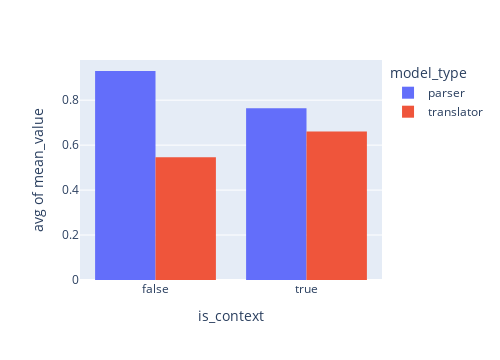

The code cell stored with this chart in its notebook:
### Code cell
import matplotlib.pyplot as plt
import numpy as np
import pandas as pd

# calculating a new column: mean value for every row 

for index, row in df_conditions.iterrows():
    metrics = ['intent_correct', 'cpc_name_correct','spc_length_correct', 'is_isomorphic', 'is_matched']
    values = []
    for m in metrics:
        if pd.isna(row[m]):
            values.append(False)
        else:
            values.append(row[m])
    mean_value = values.count(True)/len(values)
    df_conditions.at[index, "mean_value"] = mean_value

    # combining the model-type and context into one field 
    if row['is_context']:
        df_conditions.at[index, "model_condition"] = f"{row['model_type']} w/context"
    else:
        df_conditions.at[index, "model_condition"] = f"{row['model_type']}"


import plotly.express as px
# fig = px.histogram(df_conditions, x="spc_novelty", y="mean_value",
#              color='model_condition', barmode='group',
#              histfunc='avg',
#              height=400)

# fig.show()

fig = px.histogram(df_conditions, x="is_context", y="mean_value",
             color='model_type', barmode='group',
             histfunc='avg', width = 500)

fig.show()

### Figure 1 — Plotly figure (JSON) as saved in the notebook; plotly's stock layout.template omitted (floating-point values rounded to 4 significant figures; data arrays with more than 128 entries replaced by an {"elided": "..."} marker saying what was removed)
{"data": [{"alignmentgroup": "True", "bingroup": "x", "histfunc": "avg", "hovertemplate": "model_type=parser<br>is_context=%{x}<br>avg of mean_value=%{y}<extra></extra>", "legendgroup": "parser", "marker": {"color": "#636efa", "pattern": {"shape": ""}}, "name": "parser", "offsetgroup": "parser", "orientation": "v", "showlegend": true, "type": "histogram", "x": {"elided": "9012 bool values"}, "xaxis": "x", "y": {"elided": "9012 float values"}, "yaxis": "y"}, {"alignmentgroup": "True", "bingroup": "x", "histfunc": "avg", "hovertemplate": "model_type=translator<br>is_context=%{x}<br>avg of mean_value=%{y}<extra></extra>", "legendgroup": "translator", "marker": {"color": "#EF553B", "pattern": {"shape": ""}}, "name": "translator", "offsetgroup": "translator", "orientation": "v", "showlegend": true, "type": "histogram", "x": {"elided": "9012 bool values"}, "xaxis": "x", "y": {"elided": "9012 float values"}, "yaxis": "y"}], "layout": {"barmode": "group", "height": 360, "legend": {"title": {"text": "model_type"}, "tracegroupgap": 0}, "margin": {"t": 60}, "width": 500, "xaxis": {"anchor": "y", "autorange": true, "domain": [0, 1], "range": [-0.5, 1.5], "title": {"text": "is_context"}, "type": "category"}, "yaxis": {"anchor": "x", "autorange": true, "domain": [0, 1], "range": [0, 0.9787], "title": {"text": "avg of mean_value"}, "type": "linear"}}}
